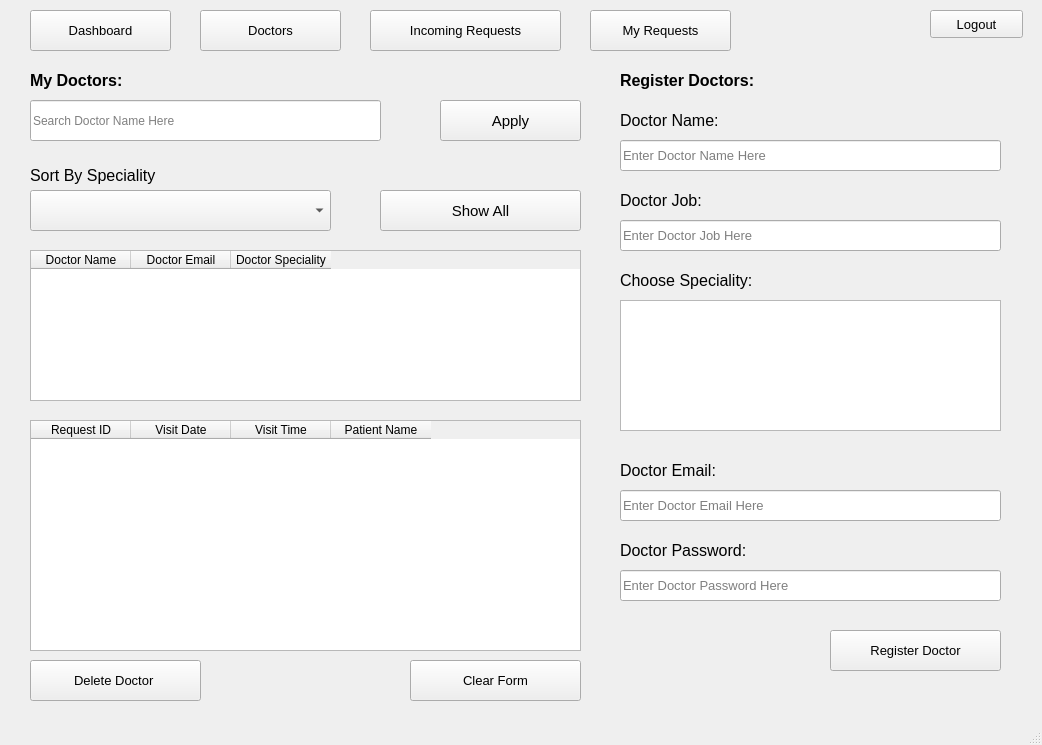
<?xml version="1.0" encoding="UTF-8"?>
<ui version="4.0">
 <class>ClinicDoctor</class>
 <widget class="QMainWindow" name="ClinicDoctor">
  <property name="geometry">
   <rect>
    <x>0</x>
    <y>0</y>
    <width>1042</width>
    <height>745</height>
   </rect>
  </property>
  <property name="windowTitle">
   <string>Call A Doctor - Clinic Doctor Page</string>
  </property>
  <widget class="QWidget" name="centralwidget">
   <widget class="QListWidget" name="SpecialityListWidget">
    <property name="geometry">
     <rect>
      <x>620</x>
      <y>300</y>
      <width>381</width>
      <height>131</height>
     </rect>
    </property>
   </widget>
   <widget class="QLineEdit" name="SearchDoctorInput">
    <property name="geometry">
     <rect>
      <x>30</x>
      <y>100</y>
      <width>351</width>
      <height>41</height>
     </rect>
    </property>
    <property name="text">
     <string/>
    </property>
    <property name="placeholderText">
     <string>Search Doctor Name Here</string>
    </property>
    <property name="clearButtonEnabled">
     <bool>true</bool>
    </property>
   </widget>
   <widget class="QLabel" name="SortSpecialityLabel">
    <property name="geometry">
     <rect>
      <x>30</x>
      <y>160</y>
      <width>271</width>
      <height>31</height>
     </rect>
    </property>
    <property name="font">
     <font>
      <pointsize>12</pointsize>
     </font>
    </property>
    <property name="text">
     <string>Sort By Speciality</string>
    </property>
   </widget>
   <widget class="QPushButton" name="ApplyButton">
    <property name="geometry">
     <rect>
      <x>440</x>
      <y>100</y>
      <width>141</width>
      <height>41</height>
     </rect>
    </property>
    <property name="font">
     <font>
      <pointsize>11</pointsize>
     </font>
    </property>
    <property name="text">
     <string>Apply</string>
    </property>
    <property name="iconSize">
     <size>
      <width>20</width>
      <height>20</height>
     </size>
    </property>
   </widget>
   <widget class="QPushButton" name="DashboardButton">
    <property name="geometry">
     <rect>
      <x>30</x>
      <y>10</y>
      <width>141</width>
      <height>41</height>
     </rect>
    </property>
    <property name="font">
     <font>
      <pointsize>10</pointsize>
     </font>
    </property>
    <property name="text">
     <string>Dashboard</string>
    </property>
   </widget>
   <widget class="QPushButton" name="DoctorsButton">
    <property name="geometry">
     <rect>
      <x>200</x>
      <y>10</y>
      <width>141</width>
      <height>41</height>
     </rect>
    </property>
    <property name="font">
     <font>
      <pointsize>10</pointsize>
     </font>
    </property>
    <property name="text">
     <string>Doctors</string>
    </property>
   </widget>
   <widget class="QPushButton" name="IncomingRequestsButton">
    <property name="geometry">
     <rect>
      <x>370</x>
      <y>10</y>
      <width>191</width>
      <height>41</height>
     </rect>
    </property>
    <property name="font">
     <font>
      <pointsize>10</pointsize>
     </font>
    </property>
    <property name="text">
     <string>Incoming Requests</string>
    </property>
   </widget>
   <widget class="QPushButton" name="LogoutButton">
    <property name="geometry">
     <rect>
      <x>930</x>
      <y>10</y>
      <width>93</width>
      <height>28</height>
     </rect>
    </property>
    <property name="font">
     <font>
      <pointsize>10</pointsize>
     </font>
    </property>
    <property name="text">
     <string>Logout</string>
    </property>
   </widget>
   <widget class="QComboBox" name="Speciality">
    <property name="geometry">
     <rect>
      <x>30</x>
      <y>190</y>
      <width>301</width>
      <height>41</height>
     </rect>
    </property>
    <property name="font">
     <font>
      <pointsize>9</pointsize>
     </font>
    </property>
   </widget>
   <widget class="QPushButton" name="ClearFormButton">
    <property name="geometry">
     <rect>
      <x>410</x>
      <y>660</y>
      <width>171</width>
      <height>41</height>
     </rect>
    </property>
    <property name="font">
     <font>
      <pointsize>10</pointsize>
     </font>
    </property>
    <property name="text">
     <string>Clear Form</string>
    </property>
   </widget>
   <widget class="QPushButton" name="RegisterDoctorButton">
    <property name="geometry">
     <rect>
      <x>830</x>
      <y>630</y>
      <width>171</width>
      <height>41</height>
     </rect>
    </property>
    <property name="font">
     <font>
      <pointsize>10</pointsize>
     </font>
    </property>
    <property name="text">
     <string>Register Doctor</string>
    </property>
   </widget>
   <widget class="QPushButton" name="DeleteDoctorButton">
    <property name="geometry">
     <rect>
      <x>30</x>
      <y>660</y>
      <width>171</width>
      <height>41</height>
     </rect>
    </property>
    <property name="font">
     <font>
      <pointsize>10</pointsize>
     </font>
    </property>
    <property name="text">
     <string>Delete Doctor </string>
    </property>
   </widget>
   <widget class="QLabel" name="DoctorNameLabel">
    <property name="geometry">
     <rect>
      <x>620</x>
      <y>100</y>
      <width>181</width>
      <height>41</height>
     </rect>
    </property>
    <property name="font">
     <font>
      <pointsize>12</pointsize>
     </font>
    </property>
    <property name="text">
     <string>Doctor Name:</string>
    </property>
   </widget>
   <widget class="QLineEdit" name="DoctorNameInput">
    <property name="geometry">
     <rect>
      <x>620</x>
      <y>140</y>
      <width>381</width>
      <height>31</height>
     </rect>
    </property>
    <property name="font">
     <font>
      <pointsize>10</pointsize>
     </font>
    </property>
    <property name="text">
     <string/>
    </property>
    <property name="placeholderText">
     <string>Enter Doctor Name Here</string>
    </property>
   </widget>
   <widget class="QLabel" name="DoctorJobLabel">
    <property name="geometry">
     <rect>
      <x>620</x>
      <y>180</y>
      <width>181</width>
      <height>41</height>
     </rect>
    </property>
    <property name="font">
     <font>
      <pointsize>12</pointsize>
     </font>
    </property>
    <property name="text">
     <string>Doctor Job:</string>
    </property>
   </widget>
   <widget class="QLineEdit" name="DoctorJobInput">
    <property name="geometry">
     <rect>
      <x>620</x>
      <y>220</y>
      <width>381</width>
      <height>31</height>
     </rect>
    </property>
    <property name="font">
     <font>
      <pointsize>10</pointsize>
     </font>
    </property>
    <property name="text">
     <string/>
    </property>
    <property name="placeholderText">
     <string>Enter Doctor Job Here</string>
    </property>
   </widget>
   <widget class="QLabel" name="ChooseSpecialityLabel">
    <property name="geometry">
     <rect>
      <x>620</x>
      <y>260</y>
      <width>181</width>
      <height>41</height>
     </rect>
    </property>
    <property name="font">
     <font>
      <pointsize>12</pointsize>
     </font>
    </property>
    <property name="text">
     <string>Choose Speciality:</string>
    </property>
   </widget>
   <widget class="QLabel" name="ManageDoctorslabel">
    <property name="geometry">
     <rect>
      <x>620</x>
      <y>60</y>
      <width>221</width>
      <height>41</height>
     </rect>
    </property>
    <property name="font">
     <font>
      <pointsize>12</pointsize>
      <weight>75</weight>
      <bold>true</bold>
     </font>
    </property>
    <property name="text">
     <string>Register Doctors:</string>
    </property>
   </widget>
   <widget class="QLabel" name="DoctorEmailLabel">
    <property name="geometry">
     <rect>
      <x>620</x>
      <y>450</y>
      <width>181</width>
      <height>41</height>
     </rect>
    </property>
    <property name="font">
     <font>
      <pointsize>12</pointsize>
     </font>
    </property>
    <property name="text">
     <string>Doctor Email:</string>
    </property>
   </widget>
   <widget class="QLineEdit" name="DoctorEmailInput">
    <property name="geometry">
     <rect>
      <x>620</x>
      <y>490</y>
      <width>381</width>
      <height>31</height>
     </rect>
    </property>
    <property name="font">
     <font>
      <pointsize>10</pointsize>
     </font>
    </property>
    <property name="text">
     <string/>
    </property>
    <property name="placeholderText">
     <string>Enter Doctor Email Here</string>
    </property>
   </widget>
   <widget class="QLabel" name="DoctorPasswordLabel">
    <property name="geometry">
     <rect>
      <x>620</x>
      <y>530</y>
      <width>181</width>
      <height>41</height>
     </rect>
    </property>
    <property name="font">
     <font>
      <pointsize>12</pointsize>
     </font>
    </property>
    <property name="text">
     <string>Doctor Password:</string>
    </property>
   </widget>
   <widget class="QLineEdit" name="DoctorPasswordInput">
    <property name="geometry">
     <rect>
      <x>620</x>
      <y>570</y>
      <width>381</width>
      <height>31</height>
     </rect>
    </property>
    <property name="font">
     <font>
      <pointsize>10</pointsize>
     </font>
    </property>
    <property name="text">
     <string/>
    </property>
    <property name="placeholderText">
     <string>Enter Doctor Password Here</string>
    </property>
   </widget>
   <widget class="QPushButton" name="ShowAllButton">
    <property name="geometry">
     <rect>
      <x>380</x>
      <y>190</y>
      <width>201</width>
      <height>41</height>
     </rect>
    </property>
    <property name="font">
     <font>
      <pointsize>11</pointsize>
     </font>
    </property>
    <property name="text">
     <string>Show All</string>
    </property>
    <property name="iconSize">
     <size>
      <width>20</width>
      <height>20</height>
     </size>
    </property>
   </widget>
   <widget class="QTableWidget" name="DoctorTable">
    <property name="geometry">
     <rect>
      <x>30</x>
      <y>250</y>
      <width>551</width>
      <height>151</height>
     </rect>
    </property>
    <property name="mouseTracking">
     <bool>true</bool>
    </property>
    <property name="dragEnabled">
     <bool>true</bool>
    </property>
    <property name="sortingEnabled">
     <bool>true</bool>
    </property>
    <column>
     <property name="text">
      <string>Doctor Name</string>
     </property>
    </column>
    <column>
     <property name="text">
      <string>Doctor Email</string>
     </property>
    </column>
    <column>
     <property name="text">
      <string>Doctor Speciality</string>
     </property>
    </column>
   </widget>
   <widget class="QPushButton" name="MyRequestsButton">
    <property name="geometry">
     <rect>
      <x>590</x>
      <y>10</y>
      <width>141</width>
      <height>41</height>
     </rect>
    </property>
    <property name="font">
     <font>
      <pointsize>10</pointsize>
     </font>
    </property>
    <property name="text">
     <string>My Requests</string>
    </property>
   </widget>
   <widget class="QTableWidget" name="DoctorInfoTable">
    <property name="geometry">
     <rect>
      <x>30</x>
      <y>420</y>
      <width>551</width>
      <height>231</height>
     </rect>
    </property>
    <column>
     <property name="text">
      <string>Request ID</string>
     </property>
    </column>
    <column>
     <property name="text">
      <string>Visit Date</string>
     </property>
    </column>
    <column>
     <property name="text">
      <string>Visit Time</string>
     </property>
    </column>
    <column>
     <property name="text">
      <string>Patient Name</string>
     </property>
    </column>
   </widget>
   <widget class="QLabel" name="MyDoctorLabel">
    <property name="geometry">
     <rect>
      <x>30</x>
      <y>60</y>
      <width>221</width>
      <height>41</height>
     </rect>
    </property>
    <property name="font">
     <font>
      <pointsize>12</pointsize>
      <weight>75</weight>
      <bold>true</bold>
     </font>
    </property>
    <property name="text">
     <string>My Doctors:</string>
    </property>
   </widget>
  </widget>
  <widget class="QStatusBar" name="statusbar"/>
 </widget>
 <resources/>
 <connections/>
</ui>
